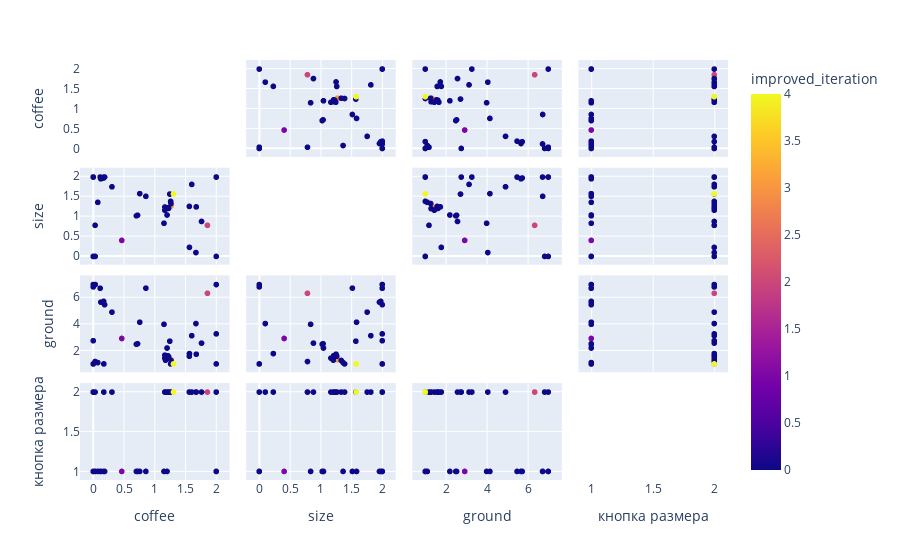

Notebook cell for this chart:
### Code cell
import plotly.express as px

df = px.data.iris()
features = ["sepal_width", "sepal_length", "petal_width", "petal_length"]

fig = px.scatter_matrix(
    steps_df,
    dimensions=steps_df.columns[:-1],
    color="improved_iteration"
)
fig.update_traces(diagonal_visible=False)
fig.show()

### Figure 1 — Plotly figure (JSON) as saved in the notebook; plotly's stock layout.template omitted (floating-point values rounded to 4 significant figures)
{"data": [{"diagonal": {"visible": false}, "dimensions": [{"axis": {"matches": true}, "label": "coffee", "values": [0.4639, 0.7011, 1.857, 1.67, 1.564, 0.8555, 1.266, 1.15, 0.1688, 0.3043, 1.264, 1.258, 1.2, 1.225, 1.214, 1.165, 1.211, 1.175, 0.1845, 1.186, 0.1234, 1.164, 1.213, 0.7197, 2.0, 0.0, 2.0, 0.0, 0.0, 0.172, 0.02989, 0.0, 0.7562, 0.1123, 0.0, 2.0, 0.03181, 1.244, 1.305, 1.675, 1.761, 1.562, 1.602, 0.07334]}, {"axis": {"matches": true}, "label": "size", "values": [0.4042, 1.023, 0.7836, 0.09786, 0.2285, 1.514, 1.272, 0.8352, 1.976, 1.755, 1.333, 1.388, 1.044, 1.21, 1.227, 1.245, 1.211, 1.204, 2.0, 1.21, 1.955, 1.165, 1.214, 1.038, 2.0, 0.0, 2.0, 0.0, 2.0, 2.0, 0.7843, 2.0, 1.582, 2.0, 2.0, 0.0, 0.0, 1.571, 1.575, 1.249, 0.8808, 1.26, 1.815, 1.363]}, {"axis": {"matches": true}, "label": "ground", "values": [2.924, 2.489, 6.338, 4.052, 1.781, 6.727, 1.324, 3.994, 5.729, 4.916, 1.261, 1.004, 2.201, 1.554, 1.612, 1.665, 1.612, 1.283, 5.479, 1.62, 5.671, 1.44, 1.592, 2.527, 7.0, 6.823, 3.273, 1.0, 7.0, 1.0, 1.182, 2.756, 4.153, 6.722, 1.0, 1.0, 7.0, 2.72, 1.0, 1.735, 2.574, 1.582, 3.135, 1.101]}, {"axis": {"matches": true}, "label": "кнопка размера", "values": [1, 1, 2, 2, 2, 1, 2, 1, 1, 2, 2, 2, 1, 2, 2, 2, 2, 2, 1, 2, 1, 2, 2, 1, 1, 2, 2, 1, 2, 2, 2, 2, 1, 1, 1, 1, 1, 2, 2, 2, 2, 2, 2, 1]}], "hovertemplate": "%{xaxis.title.text}=%{x}<br>%{yaxis.title.text}=%{y}<br>improved_iteration=%{marker.color}<extra></extra>", "legendgroup": "", "marker": {"color": [1, 0, 2, 0, 0, 0, 3, 0, 0, 0, 0, 0, 0, 0, 0, 0, 0, 0, 0, 0, 0, 0, 0, 0, 0, 0, 0, 0, 0, 0, 0, 0, 0, 0, 0, 0, 0, 0, 4, 0, 0, 0, 0, 0], "coloraxis": "coloraxis", "symbol": "circle"}, "name": "", "showlegend": false, "type": "splom"}], "layout": {"coloraxis": {"colorbar": {"title": {"text": "improved_iteration"}}, "colorscale": [[0.0, "#0d0887"], [0.1111, "#46039f"], [0.2222, "#7201a8"], [0.3333, "#9c179e"], [0.4444, "#bd3786"], [0.5556, "#d8576b"], [0.6667, "#ed7953"], [0.7778, "#fb9f3a"], [0.8889, "#fdca26"], [1.0, "#f0f921"]]}, "dragmode": "select", "legend": {"tracegroupgap": 0}, "margin": {"t": 60}}}
